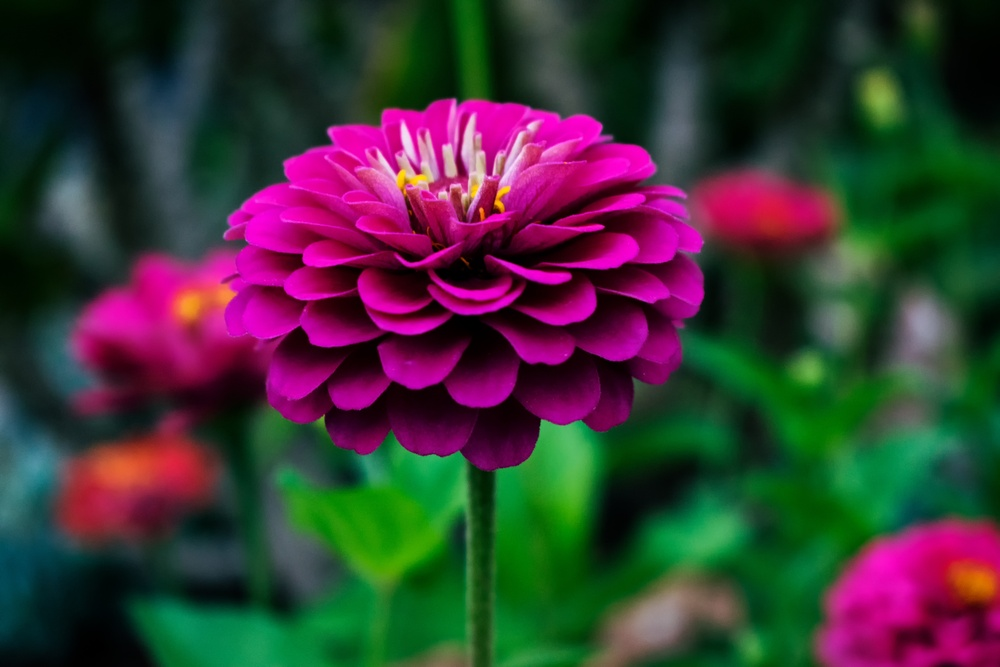
#> input picture lab2/img.jpg, 1000 x 667 px, shrunk from 6000 x 4000 before the run
$ jupyter execute DE_IP_2024_Task_2.ipynb
#> lines starting #> are read from the running program, lines starting #| are printed output that depends on the picture; long printed decimals are rounded
1. Зашумить изображение при помощи шума гаусса, постоянного шума.
2. Протестировать медианный фильтр, фильтр гаусса, билатериальный фильтр, фильтр нелокальных средних с различными параметрами.
3. Выяснить, какой фильтр показал лучший результат фильтрации шума.

[cell 1]
import numpy as np
import cv2
import matplotlib.pyplot as plt

[cell 2]
image = cv2.imread('img.jpg')
#> image is the input picture: shape (667, 1000, 3); mean B, G, R 53.9, 53.8, 59.7
image_gray = cv2.cvtColor(image, cv2.COLOR_BGR2GRAY)
plt.imshow(image_gray, cmap="gray")
plt.axis('off')
plt.tight_layout()

Зашумление изображения при помощи шума гаусса, постоянного шума.

[cell 3]
# Gaussian noise
from skimage.metrics import structural_similarity, mean_squared_error
mean = 0
stddev = 100
noise_gauss = np.zeros(image_gray.shape, np.uint8)
cv2.randn(noise_gauss, mean, stddev)
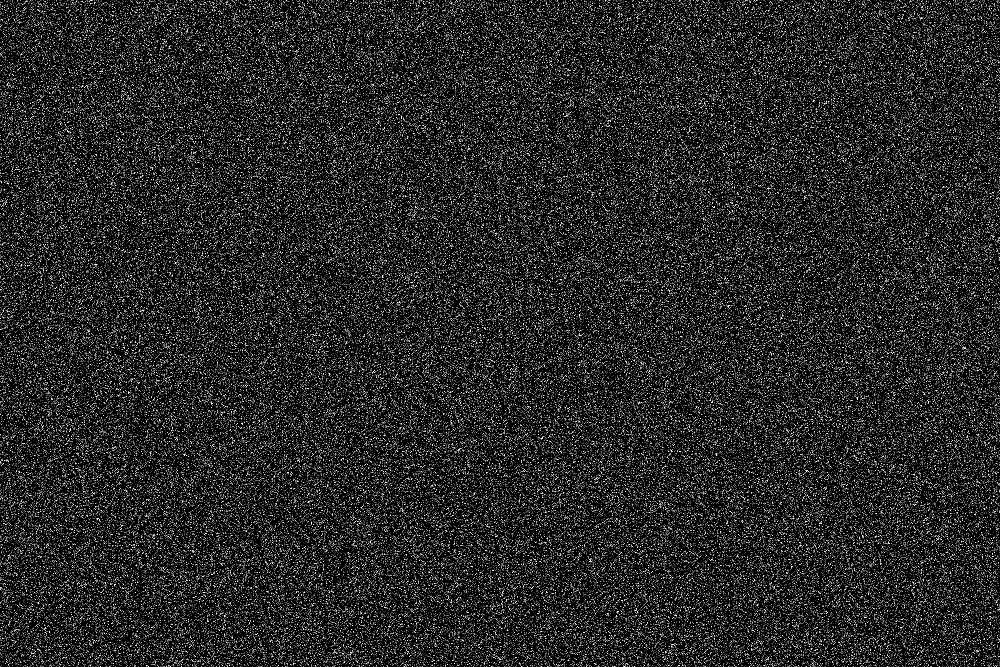
#> noise_gauss: shape (667, 1000); min 0, max 255, mean 39.8
mse = mean_squared_error(image_gray, noise_gauss)
#> mse = 4665.4
(ssim, diff) = structural_similarity(image_gray, noise_gauss, full=True)
#> ssim = 0.0149
print(mse, ssim)
#| 4665.391 0.01495

plt.figure(figsize=(12, 10))

plt.subplot(1, 3, 1)
plt.title(f'Gauss noise\nMSE = {mse:.4f}, SSIM = {ssim:.4f}')
plt.imshow(noise_gauss, cmap="gray")
plt.axis([0, 750, 0, 500])

plt.tight_layout()
plt.show()

[cell 4]
# Salt and pepper
noise = np.random.randint(0, 101, size=(image_gray.shape[0], image_gray.shape[1]), dtype=int)
zeros_pixel = np.where(noise == 0)
ones_pixel = np.where(noise == 100)
bg_image = np.ones(image_gray.shape, np.uint8) * 128
bg_image[zeros_pixel] = 0
bg_image[ones_pixel] = 255
mse_sp = mean_squared_error(image_gray, bg_image)
#> mse_sp = 6674.6
(ssim_sp, diff) = structural_similarity(image_gray, bg_image, full=True)
#> ssim_sp = 0.229

plt.figure(figsize=(12, 10))

plt.subplot(1, 3, 2)
plt.title(f'Salt and pepper\nMSE = {mse_sp:.4f}, SSIM = {ssim_sp:.4f}')
plt.imshow(bg_image, cmap="gray")
plt.axis([0, 750, 0, 500])


plt.tight_layout()
plt.show()
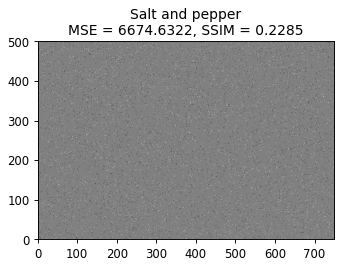
#> figure drawn by matplotlib, 1 panel

[cell 5]
best_ssim_gauss = 0
best_gauss_filter = ""

[cell 6]
image_noise_gauss = cv2.add(image_gray,noise_gauss)
image_gauss_gauss = cv2.GaussianBlur(image_noise_gauss,(5,5),0)
image_gauss_gauss1 = cv2.GaussianBlur(image_noise_gauss,(15,15),0)
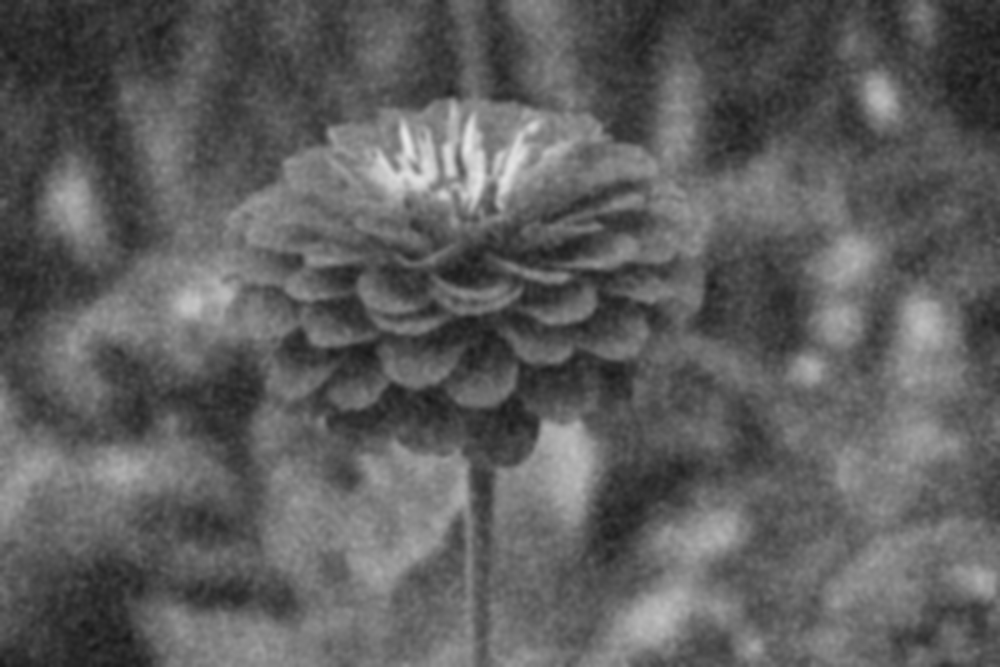
#> image_gauss_gauss1: shape (667, 1000); min 25, max 230, mean 94.2

mse_gauss = mean_squared_error(image_gray, image_gauss_gauss)
#> mse_gauss = 1729.2
(ssim, diff) = structural_similarity(image_gray, image_gauss_gauss, full=True)
#> ssim = 0.29
if ssim > best_ssim_gauss:
    best_ssim_gauss = ssim
#> best_ssim_gauss = 0.29
    best_gauss_filter = "Фильтр Гаусса 5х5"

mse_gauss1 = mean_squared_error(image_gray, image_gauss_gauss1)
#> mse_gauss1 = 1558.8
(ssim1, diff) = structural_similarity(image_gray, image_gauss_gauss1, full=True)
#> ssim1 = 0.653
if ssim1 > best_ssim_gauss:
    best_ssim_gauss = ssim1
#> best_ssim_gauss = 0.653
    best_gauss_filter = "Фильтр Гаусса 15х15"

plt.figure(figsize=(12, 10))

plt.subplot(1, 3, 1)
plt.title(f'Original image')
plt.imshow(image_gray, cmap="gray")
plt.axis('off')

plt.subplot(1, 3, 2)
plt.title(f'Gaussian Filter\nMSE = {mse_gauss:.4f}, SSIM = {ssim:.4f}')
plt.imshow(image_gauss_gauss, cmap="gray")
plt.axis('off')

plt.subplot(1, 3, 3)
plt.title(f'Gaussian Filter\nMSE = {mse_gauss1:.4f}, SSIM = {ssim1:.4f}')
plt.imshow(image_gauss_gauss1, cmap="gray")
plt.axis('off')

plt.tight_layout()
plt.show()

[cell 7]
image_gauss_median = cv2.medianBlur(image_noise_gauss, 3)
image_gauss_median1 = cv2.medianBlur(image_noise_gauss, 7)
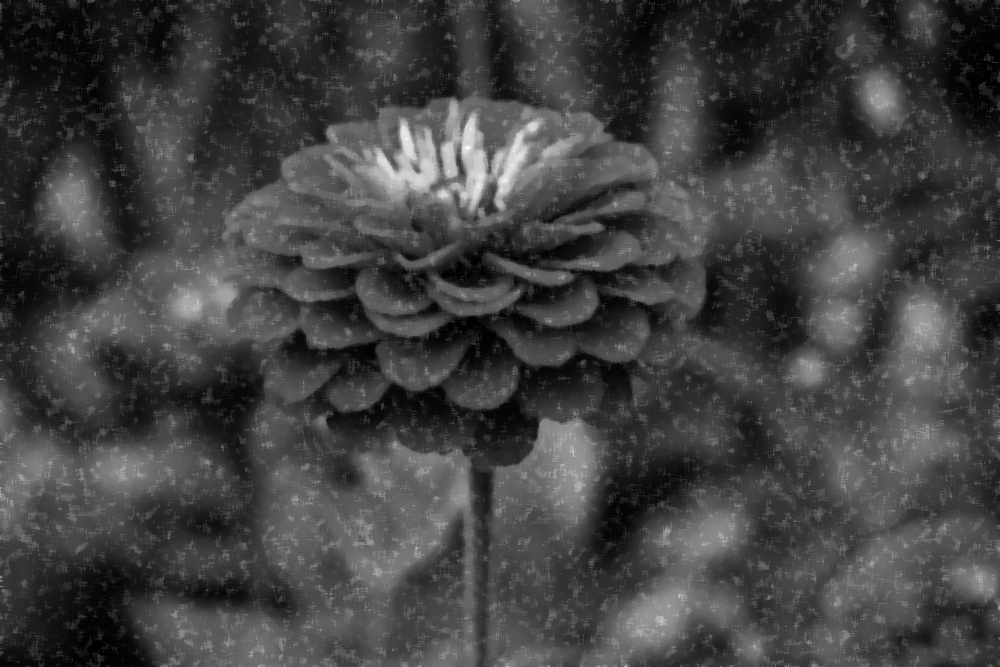
#> image_gauss_median1: shape (667, 1000); min 0, max 255, mean 65.8

mse_gauss_median = mean_squared_error(image_gray, image_gauss_median)
#> mse_gauss_median = 845.6
(ssim_gauss_median, diff) = structural_similarity(image_gray, image_gauss_median, full=True)
#> ssim_gauss_median = 0.202
if ssim_gauss_median > best_ssim_gauss:
    best_ssim_gauss = ssim_gauss_median
    best_gauss_filter = "Медианный фильтр 3х3"
mse_gauss_median1 = mean_squared_error(image_gray, image_gauss_median1)
#> mse_gauss_median1 = 221.6
(ssim_gauss_median1, diff) = structural_similarity(image_gray, image_gauss_median1, full=True)
#> ssim_gauss_median1 = 0.629
if ssim_gauss_median1 > best_ssim_gauss:
    best_ssim_gauss = ssim_gauss_median1
    best_gauss_filter = "Медианный фильтр 7х7"

plt.figure(figsize=(12, 10))

plt.subplot(3, 3, 1)
plt.title(f'Original image')
plt.imshow(image_gray, cmap="gray")
plt.axis('off')

plt.subplot(3, 3, 2)
plt.title(f'Median Filter\nMSE = {mse_gauss_median:.4f}, SSIM = {ssim_gauss_median:.4f}')
plt.imshow(image_gauss_median, cmap="gray")
plt.axis('off')

plt.subplot(3, 3, 3)
plt.title(f'Median Filter\nMSE = {mse_gauss_median1:.4f}, SSIM = {ssim_gauss_median1:.4f}')
plt.imshow(image_gauss_median1, cmap="gray")
plt.axis('off')

plt.tight_layout()
plt.show()

[cell 8]
image_gauss_bilat = cv2.bilateralFilter(image_noise_gauss,7,75,75)
image_gauss_bilat1 = cv2.bilateralFilter(image_noise_gauss,10,110,110)

mse_gauss_bilat = mean_squared_error(image_gray, image_gauss_bilat)
#> mse_gauss_bilat = 1884.5
(ssim_gauss_bilat, diff) = structural_similarity(image_gray, image_gauss_bilat, full=True)
#> ssim_gauss_bilat = 0.134
if ssim_gauss_bilat > best_ssim_gauss:
    best_ssim_gauss = ssim_gauss_bilat
    best_gauss_filter = "Билатеральный фильтр (7,75,75)"

mse_gauss_bilat1 = mean_squared_error(image_gray, image_gauss_bilat1)
#> mse_gauss_bilat1 = 1360.6
(ssim_gauss_bilat1, diff) = structural_similarity(image_gray, image_gauss_bilat1, full=True)
#> ssim_gauss_bilat1 = 0.299
if ssim_gauss_bilat1 > best_ssim_gauss:
    best_ssim_gauss = ssim_gauss_bilat1
    best_gauss_filter = "Билатеральный фильтр (10,100,100)"

plt.figure(figsize=(12, 10))
plt.subplot(1, 3, 1)
plt.title(f'Original image')
plt.imshow(image_gray, cmap="gray")
plt.axis('off')

plt.subplot(1, 3, 2)
plt.title(f'Bilateral Filter\nMSE = {mse_gauss_bilat:.4f}, SSIM = {ssim_gauss_bilat:.4f}')
plt.imshow(image_gauss_bilat, cmap="gray")
plt.axis('off')

plt.subplot(1, 3, 3)
plt.title(f'Bilateral Filter\nMSE = {mse_gauss_bilat1:.4f}, SSIM = {ssim_gauss_bilat1:.4f}')
plt.imshow(image_gauss_bilat1, cmap="gray")
plt.axis('off')

plt.tight_layout()
plt.show()

[cell 9]
image_gauss_nlm = cv2.fastNlMeansDenoising(image_noise_gauss, h = 20)
image_gauss_nlm1 = cv2.fastNlMeansDenoising(image_noise_gauss, h = 40)

mse_gauss_nlm = mean_squared_error(image_gray, image_gauss_nlm)
#> mse_gauss_nlm = 4496.4
(ssim_gauss_nlm, diff) = structural_similarity(image_gray, image_gauss_nlm, full=True)
#> ssim_gauss_nlm = 0.041
if ssim_gauss_nlm > best_ssim_gauss:
    best_ssim_gauss = ssim_gauss_nlm
    best_gauss_filter = "NLM фильтр (h = 20)"

mse_gauss_nlm1 = mean_squared_error(image_gray, image_gauss_nlm1)
#> mse_gauss_nlm1 = 1537.3
(ssim_gauss_nlm1, diff) = structural_similarity(image_gray, image_gauss_nlm1, full=True)
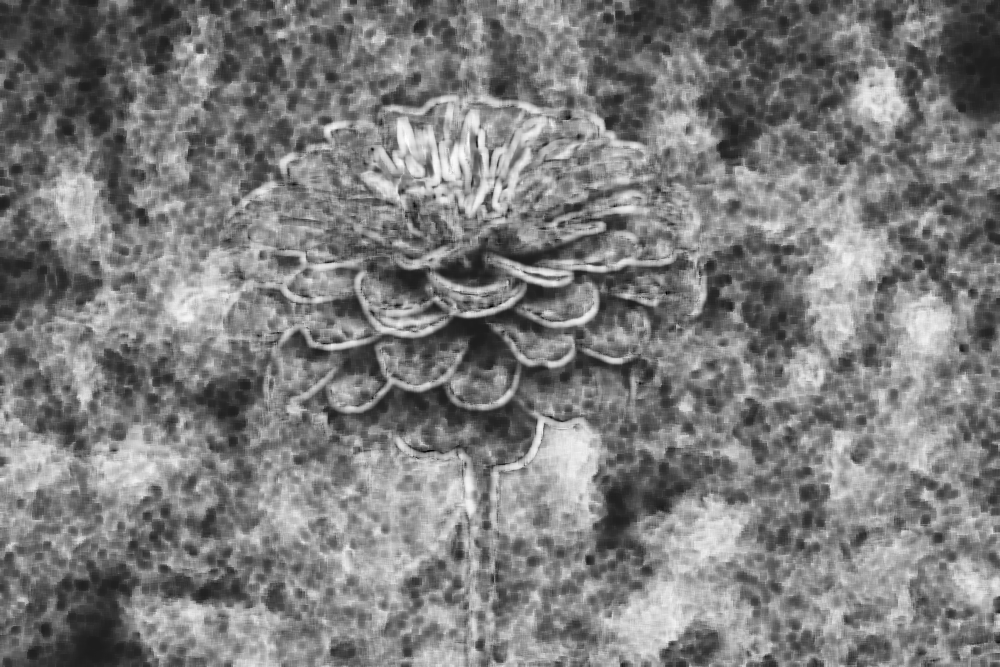
#> diff: shape (667, 1000) float64; min -0.125, max 0.979, mean 0.415; drawn with min black and max white
#> ssim_gauss_nlm1 = 0.417
if ssim_gauss_nlm1 > best_ssim_gauss:
    best_ssim_gauss = ssim_gauss_nlm1
    best_gauss_filter = "NLM фильтр (h = 40)"

plt.figure(figsize=(12, 10))

plt.subplot(3, 3, 1)
plt.title(f'Original image')
plt.imshow(image_gray, cmap="gray")
plt.axis('off')

plt.subplot(3, 3, 2)
plt.title(f'NLM, h = 20\nMSE = {mse_gauss_nlm:.4f}, SSIM = {ssim_gauss_nlm:.4f}')
plt.imshow(image_gauss_nlm, cmap="gray")
plt.axis('off')
plt.subplot(3, 3, 3)
plt.title(f'NLM, h = 40\nMSE = {mse_gauss_nlm1:.4f}, SSIM = {ssim_gauss_nlm1:.4f}')
plt.imshow(image_gauss_nlm1, cmap="gray")
plt.axis('off')

plt.tight_layout()
plt.show()

[cell 10]
print(f'Лучший фильтр шума гаусса: {best_gauss_filter} SSIM: {best_ssim_gauss:.4f}')
#| Лучший фильтр шума гаусса: Фильтр Гаусса 15х15 SSIM: 0.6531

[cell 11]
best_ssim_salt = 0
best_salt_filter = ""

image_salt_pepper = cv2.add(image_gray, bg_image)
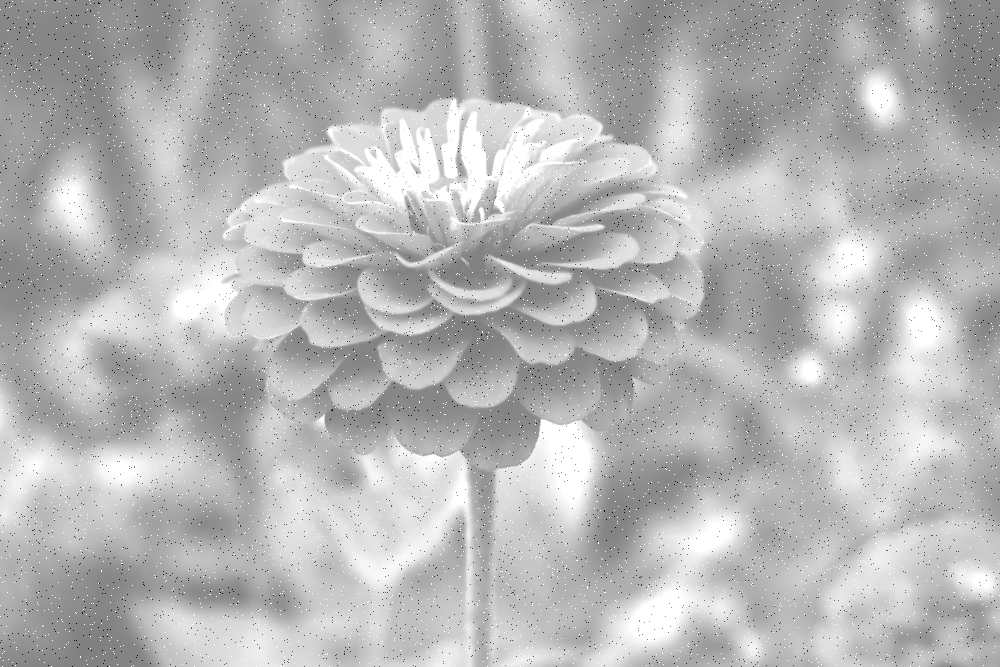
#> image_salt_pepper: shape (667, 1000); min 0, max 255, mean 182.4
image_salt_gauss = cv2.GaussianBlur(image_salt_pepper, (5, 5), 0)
image_salt_gauss1 = cv2.GaussianBlur(image_salt_pepper, (15, 15), 0)

mse_gauss = mean_squared_error(image_gray, image_salt_gauss)
#> mse_gauss = 16139.1
(ssim, diff) = structural_similarity(image_gray, image_salt_gauss, full=True)
#> ssim = 0.435
if ssim > best_ssim_salt:
    best_ssim_salt = ssim
#> best_ssim_salt = 0.435
    best_salt_filter = "Фильтр Гаусса 5х5"

mse_gauss1 = mean_squared_error(image_gray, image_salt_gauss1)
#> mse_gauss1 = 16140.6
(ssim1, diff) = structural_similarity(image_gray, image_salt_gauss1, full=True)
#> ssim1 = 0.472
if ssim1 > best_ssim_salt:
    best_ssim_salt = ssim1
#> best_ssim_salt = 0.472
    best_salt_filter = "Фильтр Гаусса 15х15"

plt.figure(figsize=(12, 10))

plt.subplot(1, 3, 1)
plt.title(f'Original image')
plt.imshow(image_gray, cmap="gray")
plt.axis('off')

plt.subplot(1, 3, 2)
plt.title(f'Gaussian Filter\nMSE = {mse_gauss:.4f}, SSIM = {ssim:.4f}')
plt.imshow(image_salt_gauss, cmap="gray")
plt.axis('off')

plt.subplot(1, 3, 3)
plt.title(f'Gaussian Filter\nMSE = {mse_gauss1:.4f}, SSIM = {ssim1:.4f}')
plt.imshow(image_salt_gauss1, cmap="gray")
plt.axis('off')


plt.tight_layout()
plt.show()

[cell 12]
image_salt_median = cv2.medianBlur(image_salt_pepper, 3)
image_salt_median1 = cv2.medianBlur(image_salt_pepper, 7)
mse_salt_median = mean_squared_error(image_gray, image_salt_median)
#> mse_salt_median = 16253.5
(ssim_salt_median, diff) = structural_similarity(image_gray, image_salt_median, full=True)
#> ssim_salt_median = 0.494
if ssim_salt_median > best_ssim_salt:
    best_ssim_salt = ssim_salt_median
#> best_ssim_salt = 0.494
    best_salt_filter = "Медианный фильтр 3х3"

mse_salt_median1 = mean_squared_error(image_gray, image_salt_median1)
#> mse_salt_median1 = 16242.5
(ssim_salt_median1, diff) = structural_similarity(image_gray, image_salt_median1, full=True)
#> ssim_salt_median1 = 0.487
if ssim_salt_median1 > best_ssim_salt:
    best_ssim_salt = ssim_salt_median1
    best_salt_filter = "Медианный фильтр 7х7"

plt.figure(figsize=(12, 10))

plt.subplot(3, 3, 1)
plt.title(f'Original image')
plt.imshow(image_gray, cmap="gray")
plt.axis('off')

plt.subplot(3, 3, 2)
plt.title(f'Median Filter\nMSE = {mse_salt_median:.4f}, SSIM = {ssim_salt_median:.4f}')
plt.imshow(image_salt_median, cmap="gray")
plt.axis('off')

plt.subplot(3, 3, 3)
plt.title(f'Median Filter\nMSE = {mse_salt_median1:.4f}, SSIM = {ssim_salt_median1:.4f}')
plt.imshow(image_salt_median1, cmap="gray")
plt.axis('off')

plt.tight_layout()
plt.show()

[cell 13]
image_salt_bilat = cv2.bilateralFilter(image_salt_pepper,7,75,75)
image_salt_bilat1 = cv2.bilateralFilter(image_salt_pepper,10,110,110)

mse_salt_bilat = mean_squared_error(image_gray, image_salt_bilat)
#> mse_salt_bilat = 16254.5
(ssim_salt_bilat, diff) = structural_similarity(image_gray, image_salt_bilat, full=True)
#> ssim_salt_bilat = 0.46
if ssim_salt_bilat > best_ssim_salt:
    best_ssim_salt = ssim_salt_bilat
    best_salt_filter = "Билатеральный фильтр (7,75,75)"
mse_salt_bilat1 = mean_squared_error(image_gray, image_salt_bilat1)
#> mse_salt_bilat1 = 16240.1
(ssim_salt_bilat1, diff) = structural_similarity(image_gray, image_salt_bilat1, full=True)
#> ssim_salt_bilat1 = 0.471
if ssim_salt_bilat1 > best_ssim_salt:
    best_ssim_salt = ssim_salt_bilat1
    best_salt_filter = "Билатеральный фильтр (10,100,100)"

plt.figure(figsize=(12, 10))
plt.subplot(1, 3, 1)
plt.title(f'Original image')
plt.imshow(image_gray, cmap="gray")
plt.axis('off')

plt.subplot(1, 3, 2)
plt.title(f'Bilateral Filter\nMSE = {mse_salt_bilat:.4f}, SSIM = {ssim_salt_bilat:.4f}')
plt.imshow(image_salt_bilat, cmap="gray")
plt.axis('off')

plt.subplot(1, 3, 3)
plt.title(f'Bilateral Filter\nMSE = {mse_salt_bilat1:.4f}, SSIM = {ssim_salt_bilat1:.4f}')
plt.imshow(image_salt_bilat1, cmap="gray")
plt.axis('off')


plt.tight_layout()
plt.show()

[cell 14]
image_salt_nlm = cv2.fastNlMeansDenoising(image_salt_pepper, h = 20)
image_salt_nlm1 = cv2.fastNlMeansDenoising(image_salt_pepper, h = 40)

mse_salt_nlm = mean_squared_error(image_gray, image_salt_nlm)
#> mse_salt_nlm = 16227.4
(ssim_salt_nlm, diff) = structural_similarity(image_gray, image_salt_nlm, full=True)
#> ssim_salt_nlm = 0.474
if ssim_salt_nlm > best_ssim_salt:
    best_ssim_salt = ssim_salt_nlm
    best_salt_filter = "NLM фильтр (h = 20)"

mse_salt_nlm1 = mean_squared_error(image_gray, image_salt_nlm1)
#> mse_salt_nlm1 = 16190.1
(ssim_salt_nlm1, diff) = structural_similarity(image_gray, image_salt_nlm1, full=True)
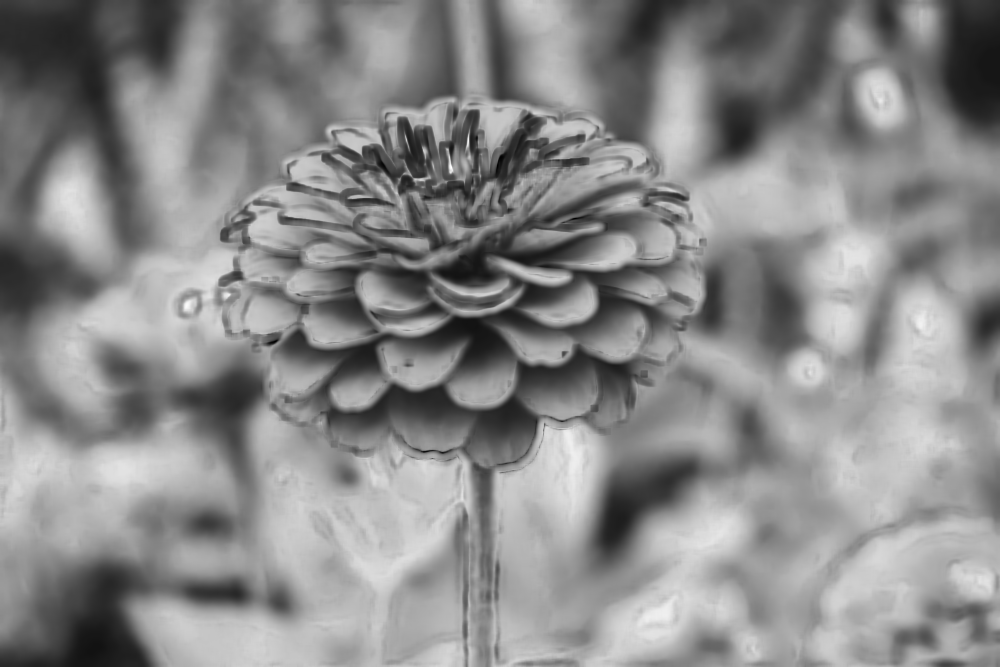
#> diff: shape (667, 1000) float64; min -0.0712, max 0.922, mean 0.465; drawn with min black and max white
#> ssim_salt_nlm1 = 0.466
if ssim_salt_nlm1 > best_ssim_salt:
    best_ssim_salt = ssim_salt_nlm1
    best_salt_filter = "NLM фильтр (h = 40)"

plt.figure(figsize=(12, 10))

plt.subplot(3, 3, 1)
plt.title(f'Original image')
plt.imshow(image_gray, cmap="gray")
plt.axis('off')

plt.subplot(3, 3, 2)
plt.title(f'NLM, h = 20\nMSE = {mse_salt_nlm:.4f}, SSIM = {ssim_salt_nlm:.4f}')
plt.imshow(image_salt_nlm, cmap="gray")
plt.axis('off')

plt.subplot(3, 3, 3)
plt.title(f'NLM, h = 40\nMSE = {mse_salt_nlm1:.4f}, SSIM = {ssim_salt_nlm1:.4f}')
plt.imshow(image_salt_nlm1, cmap="gray")
plt.axis('off')
plt.tight_layout()
plt.show()

[cell 15]
print(f'Лучший фильтр постоянного шума: {best_salt_filter} SSIM: {best_ssim_salt:.4f}')
#| Лучший фильтр постоянного шума: Медианный фильтр 3х3 SSIM: 0.4945
